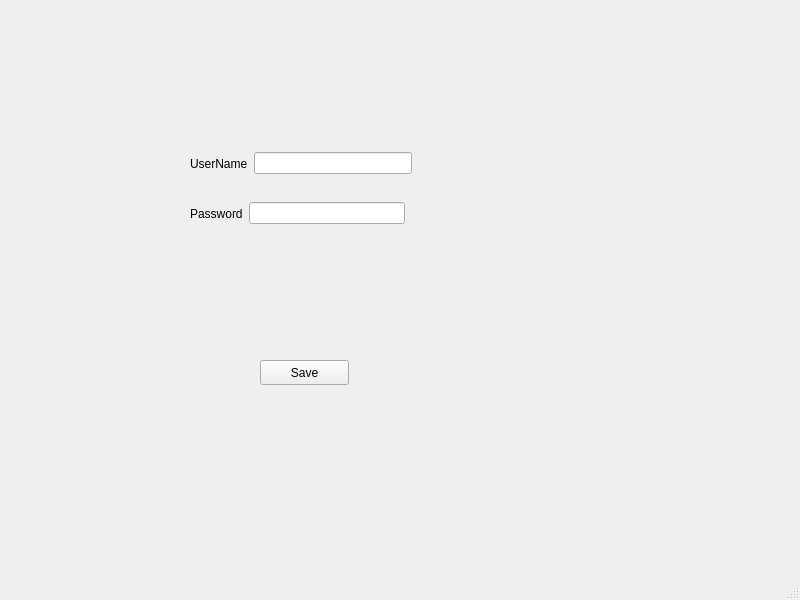
<?xml version="1.0" encoding="UTF-8"?>
<ui version="4.0">
 <class>MainWindow</class>
 <widget class="QMainWindow" name="MainWindow">
  <property name="geometry">
   <rect>
    <x>0</x>
    <y>0</y>
    <width>800</width>
    <height>600</height>
   </rect>
  </property>
  <property name="windowTitle">
   <string>MainWindow</string>
  </property>
  <widget class="QWidget" name="centralwidget">
   <widget class="QPushButton" name="pushButton">
    <property name="geometry">
     <rect>
      <x>260</x>
      <y>360</y>
      <width>89</width>
      <height>25</height>
     </rect>
    </property>
    <property name="text">
     <string>Save</string>
    </property>
   </widget>
   <widget class="QWidget" name="">
    <property name="geometry">
     <rect>
      <x>190</x>
      <y>200</y>
      <width>215</width>
      <height>27</height>
     </rect>
    </property>
    <layout class="QHBoxLayout" name="horizontalLayout">
     <item>
      <widget class="QLabel" name="label_2">
       <property name="text">
        <string>Password</string>
       </property>
      </widget>
     </item>
     <item>
      <widget class="QLineEdit" name="lineEdit_2"/>
     </item>
    </layout>
   </widget>
   <widget class="QWidget" name="">
    <property name="geometry">
     <rect>
      <x>190</x>
      <y>150</y>
      <width>222</width>
      <height>27</height>
     </rect>
    </property>
    <layout class="QHBoxLayout" name="horizontalLayout_2">
     <item>
      <widget class="QLabel" name="label">
       <property name="text">
        <string>UserName</string>
       </property>
      </widget>
     </item>
     <item>
      <widget class="QLineEdit" name="lineEdit"/>
     </item>
    </layout>
   </widget>
  </widget>
  <widget class="QMenuBar" name="menubar">
   <property name="geometry">
    <rect>
     <x>0</x>
     <y>0</y>
     <width>800</width>
     <height>22</height>
    </rect>
   </property>
  </widget>
  <widget class="QStatusBar" name="statusbar"/>
 </widget>
 <resources/>
 <connections/>
</ui>
